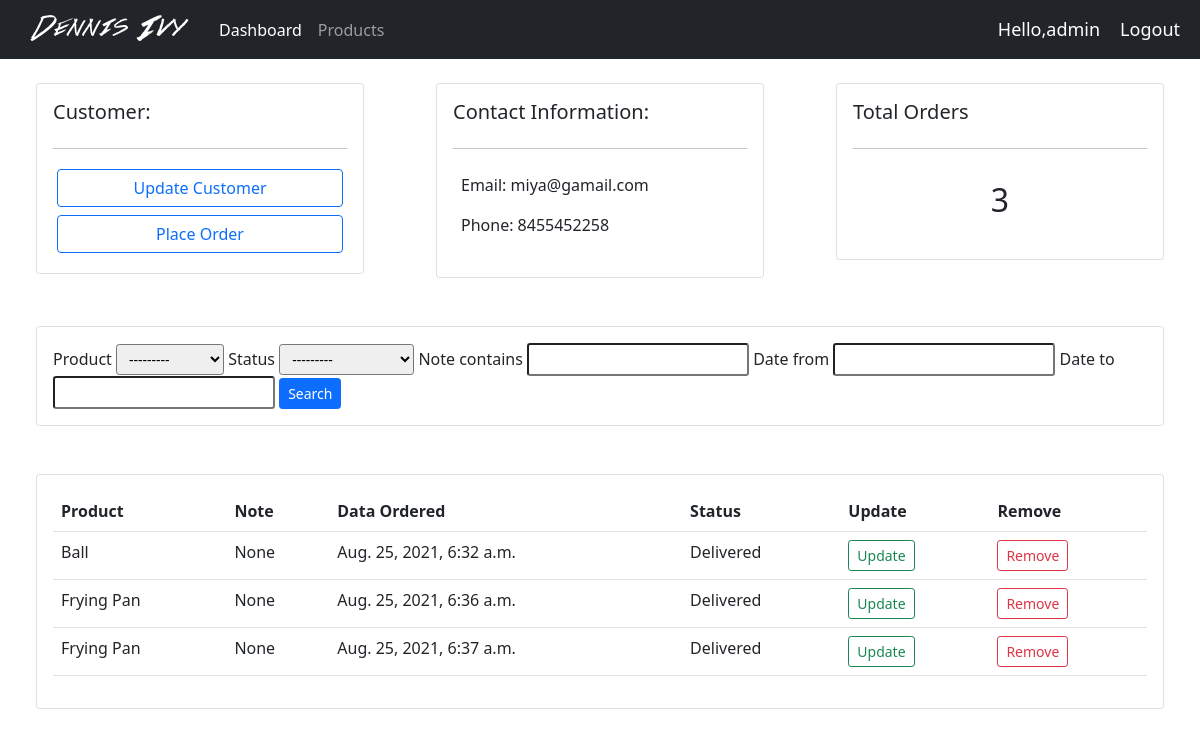
/accounts/1/ (signed in), run on the app's committed database.
### accounts/models.py (models this page shows, shortened)
class Customer(models.Model):
    user=models.OneToOneField(User,null=True,blank=True,on_delete=models.CASCADE)
    name=models.CharField(max_length=200,null=True)
    phone=models.CharField(max_length=200,null=True)
    profile_pic=models.ImageField(default="profile1.png",null=True, blank=True)
    email=models.EmailField(null=True)
    data_created=models.DateTimeField(auto_now_add=True,null=True,blank=True)

class Order(models.Model):
    STATUS=(
        ('Pending','Pending'),
        ('Out of Delivery','Out of delivery'),
        ('Delivered','Delivered'),
    )
    customer=models.ForeignKey(Customer,on_delete=models.SET_NULL,null=True)
    product=models.ForeignKey(Product,on_delete=models.SET_NULL,null=True)
    data_created=models.DateTimeField(auto_now_add=True,null=True,blank=True)
    status=models.CharField(max_length=200,null=True,choices=STATUS)
    note=models.CharField(max_length=100,null=True)

class Product(models.Model):
    CATEGORY=(
        ('Indoor','Indoor'),
        ('Out door','Out door'),
    )
    name=models.CharField(max_length=200,null=True)
    price=models.FloatField(null=True)
    category=models.CharField(max_length=200,null=True,choices=CATEGORY)
    description=models.CharField(max_length=200,null=True,blank=True)
    data_created=models.DateTimeField(auto_now_add=True,null=True,blank=True)
    def __str__(self):
        return self.name

### accounts/decorators.py (the view)
        def wrapper_func(request, *args, **kwargs):
            group=None
            if request.user.groups.exists():
                group=request.user.groups.all()[0].name
            if group in allowed_roles:
                return view_func(request, *args, **kwargs)
            else:
                return HttpResponse('You are not authorised to view this page')

### accounts/views.py (called while the page is built)
@login_required(login_url='login')
@allowed_used(allowed_roles=['admin'])
def CustomerDetailView(request,pk):
    cust=Customer.objects.get(pk=pk)
    orders=cust.order_set.all()
    products=Product.objects.all()
    myfilter=Orderfilter(request.GET,queryset=orders)
    orders=myfilter.qs
    return render(request,'accounts/Customer_detail.html',{'cust':cust,'orders':orders,'products':products,'myfilters':myfilter})

### accounts/templates/accounts/Customer_detail.html (shortened to what this page needs)
{% extends 'accounts/basic.html' %}
{% block content %}
{% load widget_tweaks %}
    <div class="container-fluid">
        <div class="row">
            <div class="col-lg-4">
                <div class="card card-body m-4">
                    <h5>Customer:</h5>
                    <hr>
                    <a href="{% url 'Orderupdate' cust.id %}" class="btn btn-outline-primary m-1">Update Customer</a>
                    <a href="{% url 'Createorder' cust.id %}" class="btn btn-outline-primary m-1">Place Order</a>
                </div>
            </div>
            <div class="col-lg-4">
                <div class="card card-body m-4">
                    <h5>Contact Information:</h5>
                    <hr>
                    <div class="m-2">
                        <p>Email: {{cust.email}}</p>
                        <p>Phone: {{cust.phone}}</p>
                    </div>
                </div>
            </div>
            <div class="col-lg-4">
                <div class="card card-body m-4">
                    <h5>Total Orders</h5>
                    <hr>
                    <div class="m-3 text-center">
                        <h2>{{cust.order_set.all.count}}</h2>
                    </div>
                </div>
            </div>
        </div>
        <div class="row">
            <div class="col">
                <div class="card card-body m-4">
                    <form  method="GET">
                        {% for field in myfilters.form %}
                        {{field.label}}
                        {{field|add_class:'form-control-sm'}}
                        {% endfor %}
                            <button type="submit" class="btn btn-sm btn-primary">Search</button>
                    </form>
                </div>
            </div>
        </div>
        <div class="row">
            <div class="col-lg-12">
                <div class="card card-body m-4">
                    <table class="table">
                        <tr>
                            <th>Product</th>
                            <th>Note</th>
                            <th>Data Ordered</th>
                            <th>Status</th>
                            <th>Update</th>
                            <th>Remove</th>
                        </tr>
                        {% for data in orders %}
                        <tr>
                            <td>{{data.product}}</td>
                            <td>{{data.note}}</td>
                            <td>{{data.data_created}}</td>
                            <td>{{data.status}}</td>
                            <td><a href="{% url 'Orderupdate' data.pk %}" class="btn btn-sm btn-outline-success">Update</a></td>
                            <td><a href="{% url 'Deleteorder' data.pk %}" class="btn btn-sm btn-outline-danger">Remove</a></td>
                        </tr>
                        {% endfor %}
                        </table>
                    </div>
                </div>
            </div>
        </div>
{% endblock  %}

### accounts/templates/accounts/basic.html (shortened to what this page needs)
{% load static %}
<!DOCTYPE html>
<html lang="en">
<head>
	<link rel="stylesheet" type="text/css" href="{% static '/css/style.css' %}">
	<link href="https://cdn.jsdelivr.net/npm/bootstrap@5.1.0/dist/css/bootstrap.min.css" rel="stylesheet">
</head>
<body>
	<nav class="navbar navbar-expand-lg navbar-dark bg-dark">
		<div class="container-fluid">
		  <img src="{% static '/images/logo.png' %}" >
		  <div class="collapse navbar-collapse" id="navbarNav">
			<ul class="navbar-nav">
				{% if request.user.is_staff %}
			  <li class="nav-item">
				<a class="nav-link active" aria-current="page" href="{% url 'home' %}">Dashboard</a>
			  </li>
			  <li class="nav-item">
				<a class="nav-link" href="{% url 'products' %}">Products</a>
			  </li>
			   	{% else %}
			  <li class="nav-item">
				<a class="nav-link" href="{% url 'account_settings' %}">Settings</a>
			  </li>
			  {% endif %}
			</ul>
		  </div>
		</div>
		<span class="hello-msg">Hello,{{request.user}}</span>
		<span><a class="hello-msg"  href="{% url 'logout'%}">Logout</a></span>
	  </nav>
		  {% block content %}
		  {% endblock %}
</body>
</html>

### static/css/style.css (style rules this page uses)
body { background-color: #ebeff5; }

### accounts/templates/accounts/basic.html (style rules this page uses)
.hello-msg { font-size:18px; color:white; margin-right:20px; text-decoration:none; }

### data on the page
Customer: email "miya@gamail.com", phone "8455452258", order_set.all.count "3"
Order: product "Ball", note "None", data_created "Aug. 25, 2021, 6:32 a.m.", status "Delivered"
Order: product "Frying Pan", note "None", data_created "Aug. 25, 2021, 6:36 a.m.", status "Delivered"
Order: product "Frying Pan", note "None", data_created "Aug. 25, 2021, 6:37 a.m.", status "Delivered"

### other printed values
{{ request.user }} "admin"
{{ field.label }} "Product" "Status" "Note contains" "Date from" "Date to"
